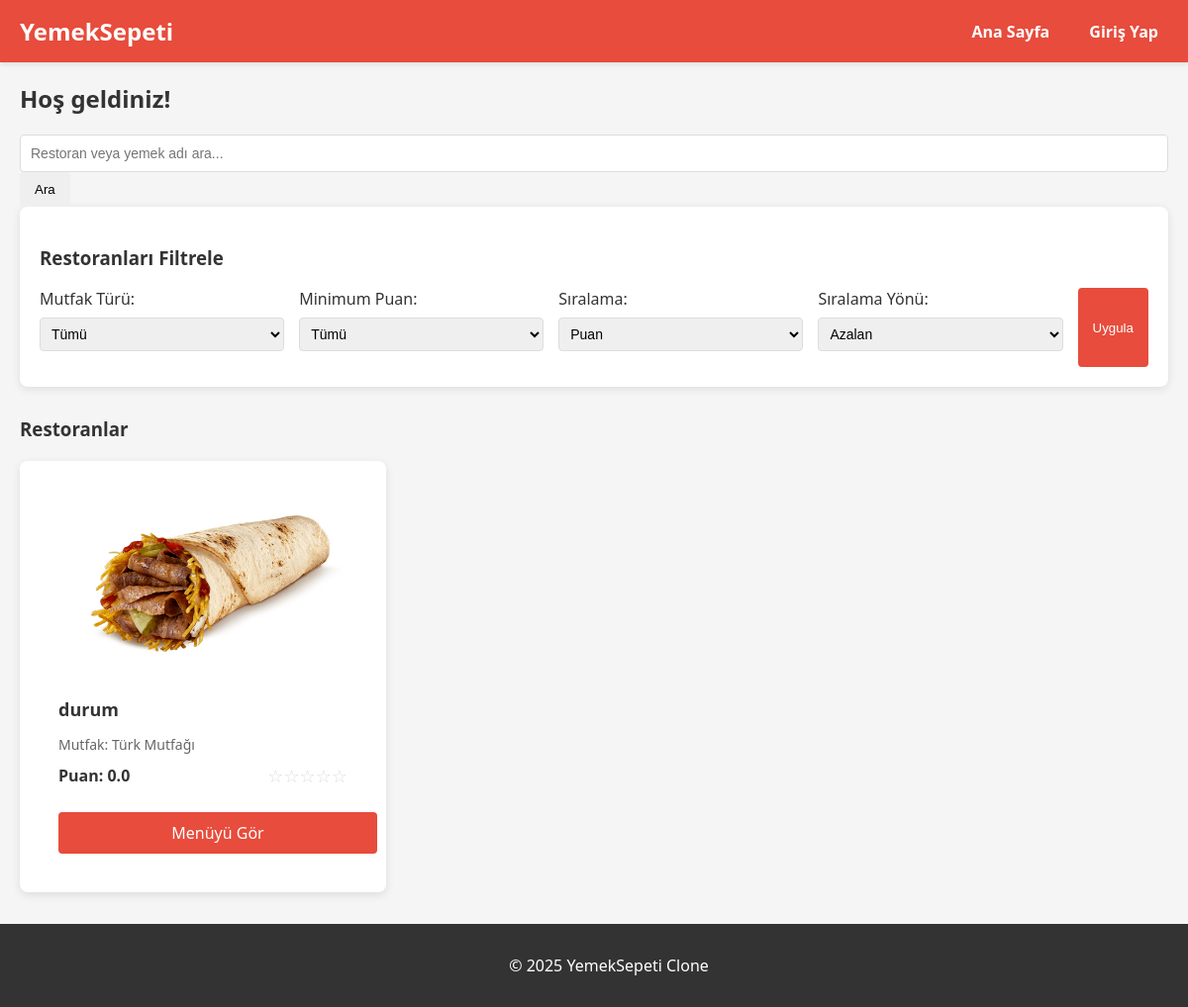
Before: / with the older database file.
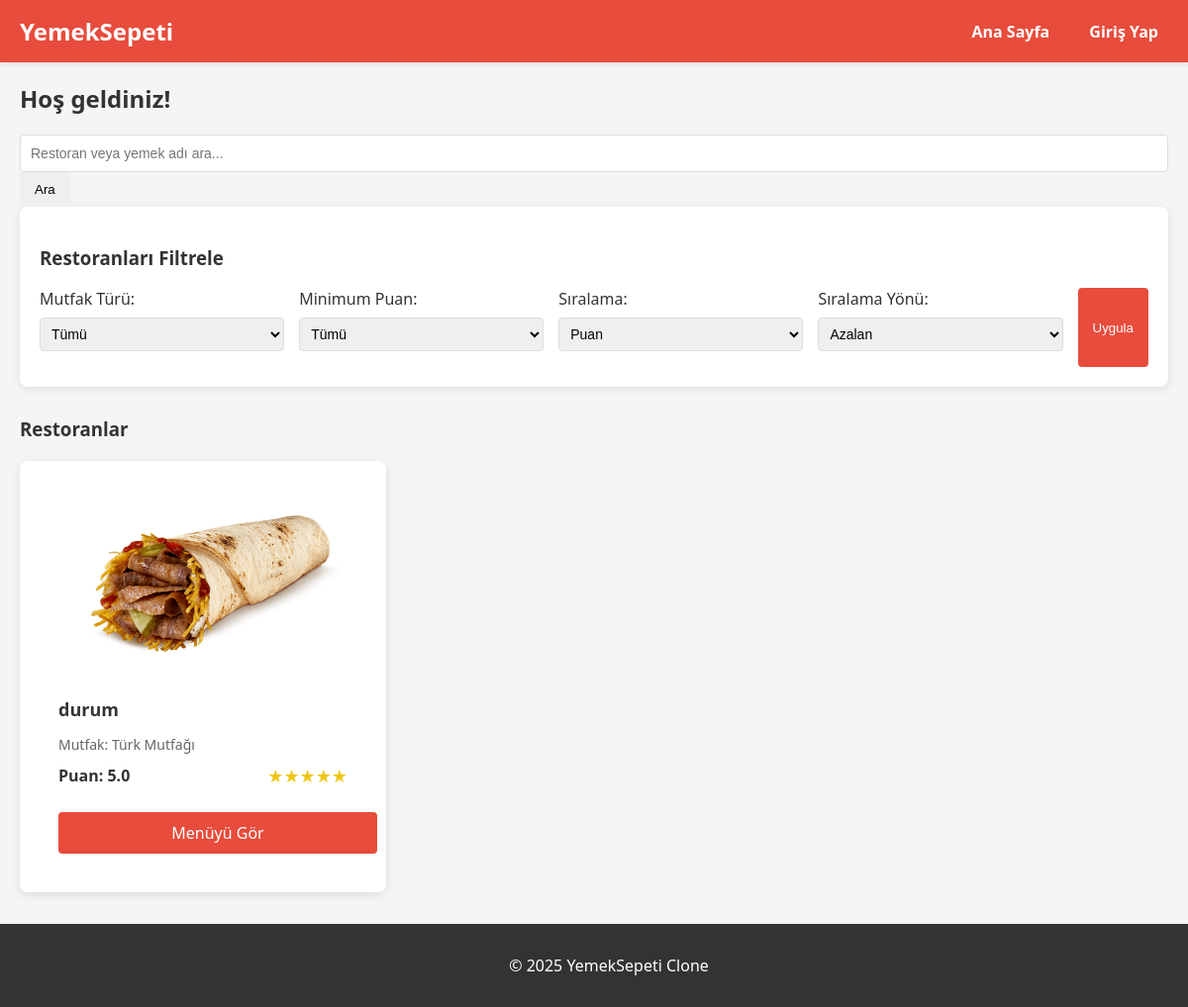
After: the same page with the newer database file.
### models.py (models this page shows, shortened)
class Restaurant(db.Model):
    id = db.Column(db.Integer, primary_key=True)
    user_id = db.Column(db.Integer, db.ForeignKey('user.id'), nullable=False)
    restaurant_name = db.Column(db.String(100), nullable=False)
    cuisine_type = db.Column(db.String(50), nullable=False)
    tax_id = db.Column(db.String(20), unique=True, nullable=False)
    is_approved = db.Column(db.Boolean, default=False)
    rating = db.Column(db.Float, default=0.0)
    created_at = db.Column(db.DateTime, default=lambda: datetime.now(timezone.utc))
    image_path = db.Column(db.String(255), nullable=True, default='default_restaurant.png')

### app.py (the view)
@app.route("/")
def home():
    cuisine_filter = request.args.get('cuisine', 'all')
    rating_filter = request.args.get('rating', 'all')
    sort_by = request.args.get('sort_by', 'rating')
    sort_dir = request.args.get('sort_dir', 'desc')
    restaurants_query = Restaurant.query.filter_by(is_approved=True)
    if cuisine_filter != 'all':
        restaurants_query = restaurants_query.filter(Restaurant.cuisine_type == cuisine_filter)
    if rating_filter != 'all' and rating_filter.replace('.', '', 1).isdigit():
        min_rating = float(rating_filter)
        restaurants_query = restaurants_query.filter(Restaurant.rating >= min_rating)
    if sort_by == 'name':
        if sort_dir == 'asc':
            restaurants_query = restaurants_query.order_by(Restaurant.restaurant_name.asc())
        else:
            restaurants_query = restaurants_query.order_by(Restaurant.restaurant_name.desc())
    elif sort_by == 'rating':
        if sort_dir == 'asc':
            restaurants_query = restaurants_query.order_by(Restaurant.rating.asc())
        else:
            restaurants_query = restaurants_query.order_by(Restaurant.rating.desc())
    elif sort_by == 'cuisine':
        if sort_dir == 'asc':
            restaurants_query = restaurants_query.order_by(Restaurant.cuisine_type.asc())
        else:
            restaurants_query = restaurants_query.order_by(Restaurant.cuisine_type.desc())
    restaurants = restaurants_query.all()
    cuisine_types = db.session.query(Restaurant.cuisine_type).distinct().all()
    cuisine_types = [cuisine[0] for cuisine in cuisine_types if cuisine[0] is not None]
    rating_options = ['3.0', '3.5', '4.0', '4.5']
    return render_template(
        "index.html",
        restaurants=restaurants,
        cuisine_types=cuisine_types,
        rating_options=rating_options,
        current_cuisine=cuisine_filter,
        current_rating=rating_filter,
        current_sort_by=sort_by,
        current_sort_dir=sort_dir
    )

### templates/index.html (shortened to what this page needs)
{% extends "base.html" %}
{% block content %}
<h2>Hoş geldiniz!</h2>
<div class="container mt-3 mb-4">
    <div class="row justify-content-center">
        <div class="col-md-8">
            <form action="{{ url_for('search') }}" method="GET" class="d-flex">
                <input class="form-control me-2" type="search" name="query" placeholder="Restoran veya yemek adı ara..." aria-label="Search">
                <button class="btn btn-outline-success" type="submit">Ara</button>
            </form>
        </div>
    </div>
</div>
<div class="filter-container">
    <h3>Restoranları Filtrele</h3>
    <form method="GET" action="{{ url_for('home') }}" class="filter-form">
        <div class="form-group">
            <label for="cuisine">Mutfak Türü:</label>
            <select name="cuisine" id="cuisine" class="form-control">
                <option value="all" {% if current_cuisine == 'all' %}selected{% endif %}>Tümü</option>
            </select>
        </div>
        <div class="form-group">
            <label for="rating">Minimum Puan:</label>
            <select name="rating" id="rating" class="form-control">
                <option value="all" {% if current_rating == 'all' %}selected{% endif %}>Tümü</option>
            </select>
        </div>
        <div class="form-group">
            <label for="sort_by">Sıralama:</label>
            <select name="sort_by" id="sort_by" class="form-control">
                <option value="rating" {% if current_sort_by == 'rating' %}selected{% endif %}>Puan</option>
            </select>
        </div>
        <div class="form-group">
            <label for="sort_dir">Sıralama Yönü:</label>
            <select name="sort_dir" id="sort_dir" class="form-control">
                <option value="desc" {% if current_sort_dir == 'desc' %}selected{% endif %}>Azalan</option>
            </select>
        </div>
        <button type="submit" class="btn btn-primary">Uygula</button>
    </form>
</div>
<div class="restaurants-container">
    <h3>Restoranlar</h3>
    {% if restaurants %}
        <div class="restaurant-list">
            {% for restaurant in restaurants %}
                <div class="restaurant-card">
                    <div class="restaurant-image">
                        {% if restaurant.image_path %}
                            <img src="{{ url_for('static', filename='images/restaurants/' + restaurant.image_path) }}" alt="{{ restaurant.restaurant_name }}">
                         {% else %}
                            <img src="{{ url_for('static', filename='images/restaurants/default.jpg') }}" alt="Default image">
                         {% endif %}                    </div>
                    <div class="restaurant-info">
                        <h4>{{ restaurant.restaurant_name }}</h4>
                        <p class="cuisine">Mutfak: {{ restaurant.cuisine_type }}</p>
                        <div class="rating">
                            <p>Puan: {{ restaurant.rating }}</p>
                            <div class="stars">
                                {% for i in range(5) %}
                                    {% if i < restaurant.rating|int %}
                                        <span class="star filled">★</span>
                                    {% elif i < (restaurant.rating|float + 0.5)|int %}
                                        <span class="star half-filled">★</span>
                                    {% else %}
                                        <span class="star">☆</span>
                                    {% endif %}
                                {% endfor %}
                            </div>
                        </div>
                        <a href="{{ url_for('restaurant_menu', restaurant_id=restaurant.id) }}" class="btn btn-primary">Menüyü Gör</a>
                    </div>
                </div>
            {% endfor %}
        </div>
    {% else %}
        <p>Henüz onaylanmış restoran bulunmamaktadır.</p>
    {% endif %}
</div>
{% endblock %}

### templates/base.html (shortened to what this page needs)
<!DOCTYPE html>
<html lang="en">
<head>
    <link rel="stylesheet" href="{{ url_for('static', filename='styles.css') }}">
    <link rel="stylesheet" href="https://cdnjs.cloudflare.com/ajax/libs/font-awesome/5.15.3/css/all.min.css">
</head>
<body>
    <header>
        <h1><a href="/">YemekSepeti</a></h1>
        <nav>
            <a href="/">Ana Sayfa</a>
            {% if session.logged_in %}
                {% if session.user_type == 'user' %}
                <a href="{{ url_for('cart') }}">Sepetim</a>
                <a href="{{ url_for('credit_cards') }}">Kredi Kartlarım</a>
                {% elif session.user_type == 'admin' %}
                    <a href="{{ url_for('admin_dashboard') }}">Admin Paneli</a>
                {% elif session.user_type == 'delivery' %}
                    <a href="{{ url_for('delivery_dashboard') }}">Kurye Paneli</a>
                {% elif session.user_type == 'restaurant' %}
                    <a href="{{ url_for('restaurant_dashboard') }}">Restoran Paneli</a>
                {% endif %}
                <span class="user-greeting">Merhaba, {{ session.name }}</span>
                <a href="{{ url_for('logout') }}">Çıkış Yap</a>
            {% else %}
                <a href="{{ url_for('login') }}">Giriş Yap</a>
            {% endif %}
        </nav>
    </header>
    <main>
        {% block content %}{% endblock %}
    </main>
    <footer>
        <p>&copy; 2025 YemekSepeti Clone</p>
    </footer>
</body>
</html>

### static/styles.css (style rules this page uses)
body { font-family: Arial, sans-serif; margin: 0; padding: 0; background-color: #f8f9fa; }
header { background-color: #e60000; color: white; padding: 1em; display: flex; justify-content: space-between; align-items: center; }
header a { color: white; text-decoration: none; font-weight: bold; }
nav a { margin-left: 1em; color: white; }
main { padding: 2em; max-width: 1200px; margin: 0 auto; }
footer { text-align: center; padding: 1em; background-color: #f2f2f2; margin-top: 2em; }
.form-group { margin-bottom: 1em; }
.form-group label { display: block; margin-bottom: 0.5em; }
.form-group input, .form-group select, .form-group textarea { width: 100%; padding: 0.5em; border: 1px solid #ddd; border-radius: 4px; }
.btn { padding: 0.5em 1em; border: none; border-radius: 4px; cursor: pointer; font-weight: bold; }
.btn-primary { background-color: #e60000; color: white; }
.restaurants-container { margin-top: 2em; }
.restaurant-list { display: grid; grid-template-columns: repeat(auto-fill, minmax(300px, 1fr)); gap: 1.5em; margin-top: 1em; }
.restaurant-card { background-color: white; border-radius: 8px; padding: 1.5em; box-shadow: 0 0 10px rgba(0, 0, 0, 0.1); }
.restaurant-card h4 { margin-top: 0; color: #e60000; }
body { font-family: 'Segoe UI', Tahoma, Geneva, Verdana, sans-serif; margin: 0; padding: 0; background-color: #f5f5f5; color: #333; }
header { background-color: #e74c3c; color: white; padding: 15px 20px; box-shadow: 0 2px 5px rgba(0, 0, 0, 0.1); display: flex; justify-content: space-between; align-items: center; }
header h1 { margin: 0; font-size: 24px; }
header h1 a { color: white; text-decoration: none; }
nav { display: flex; align-items: center; }
nav a { color: white; text-decoration: none; margin-left: 20px; padding: 5px 10px; border-radius: 4px; transition: background-color 0.3s ease; }
main { max-width: 1200px; margin: 20px auto; padding: 0 20px; }
footer { background-color: #333; color: white; text-align: center; padding: 15px; position: relative; bottom: 0; width: 100%; }
.filter-container { background-color: white; padding: 20px; margin-bottom: 30px; border-radius: 8px; box-shadow: 0 2px 10px rgba(0, 0, 0, 0.1); }
.filter-form { display: flex; flex-wrap: wrap; gap: 15px; margin-top: 15px; }
.form-group { flex: 1; min-width: 200px; }
.form-control { width: 100%; padding: 10px; border: 1px solid #ddd; border-radius: 4px; font-size: 14px; }
.btn { display: inline-block; padding: 10px 15px; border: none; border-radius: 4px; cursor: pointer; text-decoration: none; font-weight: 500; text-align: center; transition: background-color 0.3s, transform 0.2s; }
.btn-primary { background-color: #e74c3c; color: white; }
.restaurants-container { margin-top: 30px; }
.restaurant-list { display: grid; grid-template-columns: repeat(auto-fill, minmax(300px, 1fr)); gap: 25px; margin-top: 20px; }
.restaurant-card { background-color: white; border-radius: 8px; overflow: hidden; box-shadow: 0 3px 10px rgba(0, 0, 0, 0.1); transition: transform 0.3s ease, box-shadow 0.3s ease; }
.restaurant-image { height: 200px; overflow: hidden; }
.restaurant-image img { width: 100%; height: 100%; object-fit: cover; transition: transform 0.5s ease; }
.restaurant-info { padding: 15px; }
.restaurant-info h4 { margin-top: 0; margin-bottom: 10px; color: #333; font-size: 18px; }
.cuisine { color: #666; margin-bottom: 10px; font-size: 14px; }
.rating { display: flex; justify-content: space-between; align-items: center; margin-bottom: 15px; }
.rating p { margin: 0; font-weight: bold; }
.stars { display: flex; }
.star { color: #ddd; font-size: 18px; }
.star.filled { color: #f1c40f; }
.restaurant-info .btn { width: 100%; margin-top: 10px; }

Changed rows visible on the page:
changed Restaurant "durum": rating "0.0" → "5.0"
